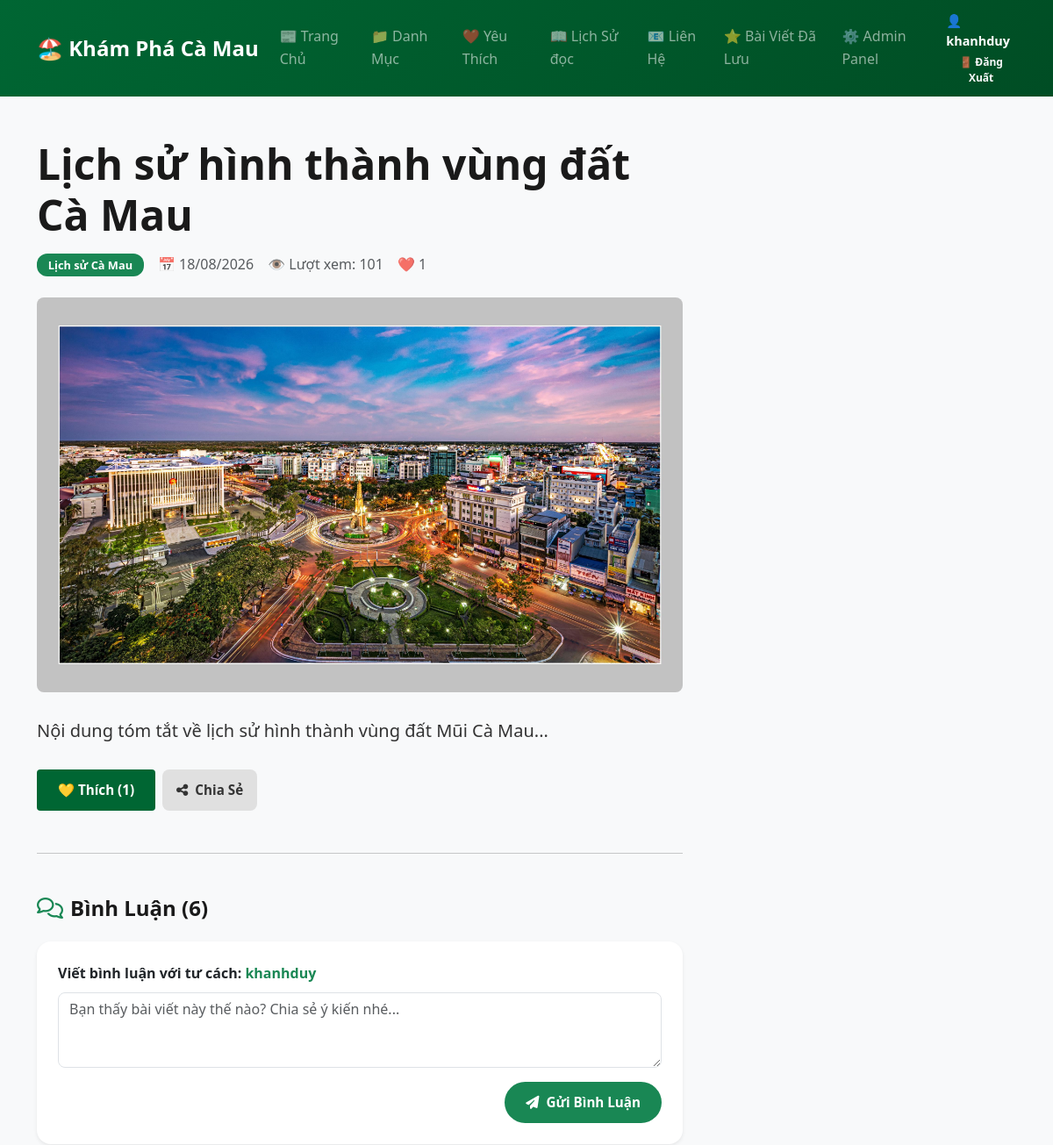
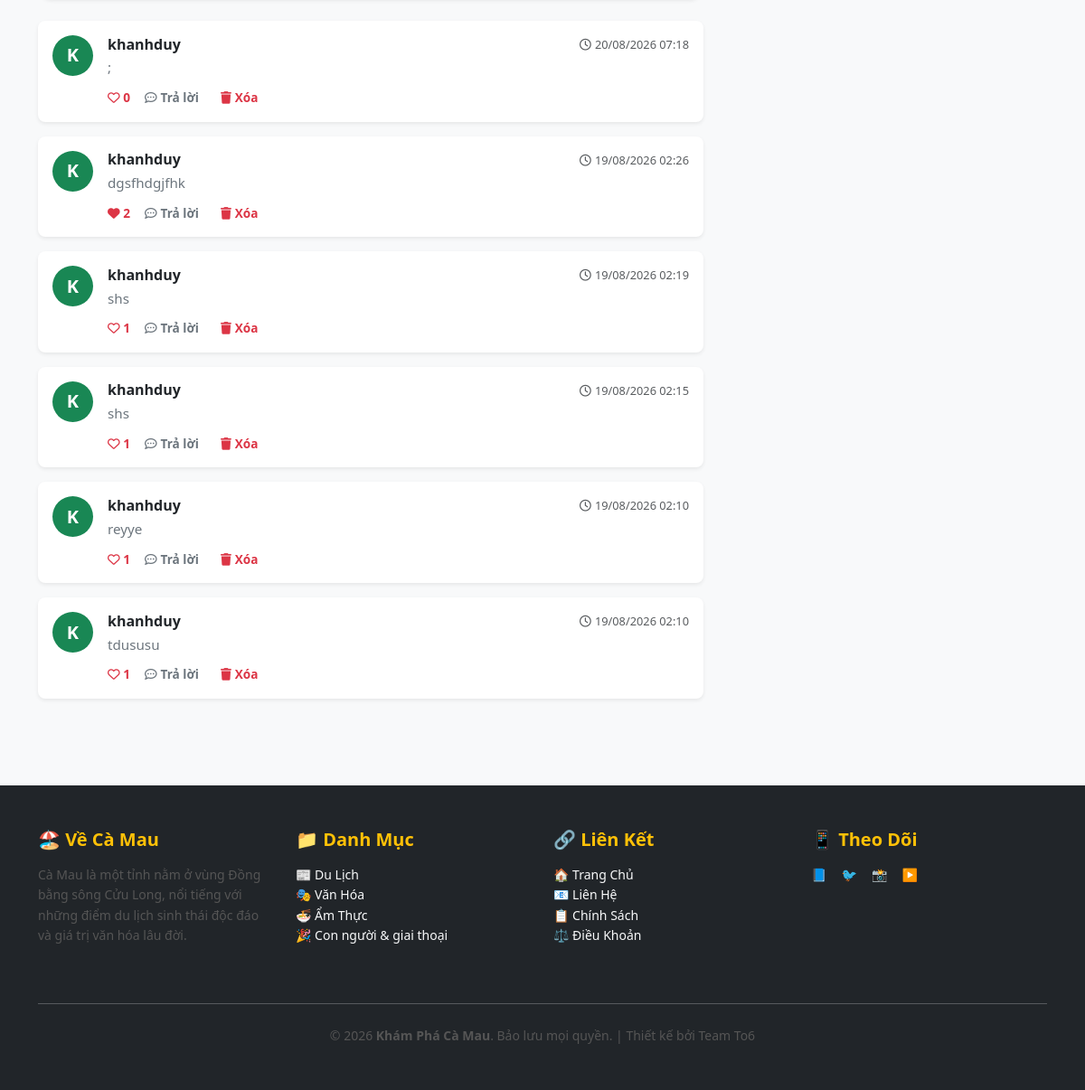
The app's page /detail.php?id=1 (signed in) with its own data (2 pictures, top to bottom).
### tables this page shows
CREATE TABLE `articles` (
  `id` int(11) NOT NULL,
  `category_id` int(11) DEFAULT NULL,
  `title` varchar(255) NOT NULL,
  `content` text NOT NULL,
  `image` varchar(255) DEFAULT NULL,
  `views` int(11) DEFAULT 0,
  `created_at` timestamp NOT NULL DEFAULT current_timestamp(),
  `status` varchar(20) DEFAULT 'approved'
);

CREATE TABLE `categories` (
  `id` int(11) NOT NULL,
  `category_name` varchar(100) NOT NULL,
  `description` text DEFAULT NULL
);

CREATE TABLE `comments` (
  `id` int(11) NOT NULL,
  `article_id` int(11) NOT NULL,
  `user_name` varchar(100) NOT NULL,
  `content` text NOT NULL,
  `created_at` timestamp NOT NULL DEFAULT current_timestamp(),
  `status` varchar(20) DEFAULT 'approved',
  `parent_id` int(11) DEFAULT NULL
);

### classes/Article.php (called while the page is built, shortened)
<?php
class Article {
    private $conn;
    public function __construct($conn) {
        $this->conn = $conn;
    }
    public function getById($id) {
        $stmt = $this->conn->prepare(
            "SELECT a.*, c.category_name,
            (SELECT COUNT(*) FROM likes l WHERE l.article_id = a.id) as real_likes
            FROM articles a
            LEFT JOIN categories c ON a.category_id = c.id
            WHERE a.id = ?"
        );
        $stmt->execute([$id]);
        return $stmt->fetch(PDO::FETCH_ASSOC);
    }
    public function getLikeCount($article_id) {
        $stmt = $this->conn->prepare("SELECT COUNT(*) FROM likes WHERE article_id = ?");
        $stmt->execute([$article_id]);
        return $stmt->fetchColumn();
    }
    public function isLikedByUser($article_id, $user_id) {
        $stmt = $this->conn->prepare("SELECT COUNT(*) FROM likes WHERE article_id = ? AND user_id = ?");
        $stmt->execute([$article_id, $user_id]);
        return $stmt->fetchColumn() > 0;
    }
}
?>

### includes/functions.php (called while the page is built, shortened)
<?php
function isLoggedIn() {
    return isset($_SESSION['user_id']) && !empty($_SESSION['user_id']);
}
function formatDate($date, $format = 'd/m/Y H:i') {
    return date($format, strtotime($date));
}
?>

### detail.php (the view, shortened to what this page needs)
<?php
require_once 'config/db.php';
require_once 'includes/functions.php';
require_once 'classes/Article.php';
require_once 'classes/Category.php';
$article_obj = new Article($pdo);
function getArticleImage($imageName) {
    $imageName = str_replace('assets/images/', 'assets/img/', $imageName);
    if (strpos($imageName, 'assets/img/') === 0) {
        return htmlspecialchars($imageName);
    }
    return 'assets/img/' . htmlspecialchars($imageName);
}
$article_id = $_GET['id'] ?? 0;
$article_obj->increaseViews($article_id);
$article = $article_obj->getById($article_id);
$likeCount = $article_obj->getLikeCount($article_id);
$userLiked = isLoggedIn() ? $article_obj->isLikedByUser($article_id, $_SESSION['user_id']) : false;
$isAdmin = false;
if (isLoggedIn()) {
    if ((isset($_SESSION['role']) && $_SESSION['role'] === 'admin') ||
        (isset($_SESSION['user_role']) && $_SESSION['user_role'] === 'admin') ||
        (isset($_SESSION['user']['role']) && $_SESSION['user']['role'] === 'admin') ||
        (function_exists('isAdmin') && isAdmin())) {
        $isAdmin = true;
    }
}
array_unshift($_SESSION['reading_history'], $article_id);
$sql_comments = "SELECT c.*,
                (SELECT COUNT(*) FROM comment_likes cl WHERE cl.comment_id = c.id) as like_count,
                (SELECT COUNT(*) FROM comment_likes cl WHERE cl.comment_id = c.id AND cl.user_id = ?) as is_liked
                FROM comments c
                WHERE c.article_id = ? AND c.parent_id IS NULL
                ORDER BY c.created_at DESC";
$stmt = $pdo->prepare($sql_comments);
$stmt->execute([$_SESSION['user_id'] ?? 0, $article_id]);
$comments = $stmt->fetchAll(PDO::FETCH_ASSOC);
?>
<!DOCTYPE html>
<html lang="vi">
<head>
    <link href="https://cdn.jsdelivr.net/npm/bootstrap@5.3.0/dist/css/bootstrap.min.css" rel="stylesheet">
    <link rel="stylesheet" href="https://cdnjs.cloudflare.com/ajax/libs/font-awesome/6.4.0/css/all.min.css">
    <link rel="stylesheet" href="css/style.css">
</head>
<body class="bg-light">
<?php require_once 'includes/header.php'; ?>
<main class="container-lg py-5">
    <div class="row">
        <div class="col-lg-8">
            <article>
                <h1 class="display-5 fw-bold mb-3"><?= htmlspecialchars($article['title']) ?></h1>
                <div class="d-flex gap-3 align-items-center mb-4 flex-wrap">
                    <span class="badge bg-success"><?= htmlspecialchars($article['category_name'] ?? 'Chung') ?></span>
                    <span class="text-muted">📅 <?= formatDate($article['created_at'], 'd/m/Y') ?></span>
                    <span class="text-muted">👁️ Lượt xem: <?= $article['views'] ?? 0 ?></span>
                    <span class="text-muted" id="like-count">❤️ <?= $likeCount ?></span>
                </div>
                <?php if (!empty($article['image'])): ?>
                    <img src="<?= getArticleImage($article['image']) ?>"
                         class="img-fluid rounded-3 mb-4 w-100"
                         style="max-height: 450px; object-fit: cover;"
                         alt="<?= htmlspecialchars($article['title']) ?>"
                         onerror="this.src='assets/img/bacbaphi.jpg';">
                <?php endif; ?>
                <div class="lead lh-lg mb-4"><?= nl2br(htmlspecialchars($article['content'])) ?></div>
                <div class="d-flex gap-2 mt-4">
                    <?php if (isLoggedIn()): ?>
                        <button class="btn <?= $userLiked ? 'btn-primary' : 'btn-outline-primary' ?>" id="like-btn" onclick="likeArticle(<?= $article_id ?>)">
                            <?= $userLiked ? '💛' : '❤️' ?> Thích (<span id="like-text"><?= $likeCount ?></span>)
                        </button>
                    <?php else: ?>
                        <a href="login.php" class="btn btn-outline-primary">❤️ Đăng nhập để thả cảm xúc</a>
                    <?php endif; ?>
                    <button class="btn btn-secondary px-3 py-2 fw-semibold rounded-3" onclick="shareArticle()">
                        <i class="fa-solid fa-share-nodes me-2"></i>Chia Sẻ
                    </button>
                </div>
            </article>
            <hr class="my-5">
            <section class="comments-section" id="comments">
                <h4 class="fw-bold mb-4"><i class="fa-regular fa-comments me-2 text-success"></i>Bình Luận (<?= count($comments) ?>)</h4>
                <div class="card border-0 shadow-sm rounded-4 p-4 mb-4 bg-white">
                    <?php if (isLoggedIn()): ?>
                        <form action="detail.php?id=<?= $article_id ?>#comments" method="POST">
                            <div class="mb-3">
                                <label for="comment_content" class="form-label fw-semibold">
                                    Viết bình luận với tư cách: <span class="text-success"><?= htmlspecialchars($_SESSION['username'] ?? '') ?></span>
                                </label>
                                <textarea class="form-control rounded-3" id="comment_content" name="comment_content" rows="3" placeholder="Bạn thấy bài viết này thế nào? Chia sẻ ý kiến nhé..." required></textarea>
                            </div>
                            <div class="text-end">
                                <button type="submit" class="btn btn-success px-4 rounded-pill fw-semibold">
                                    <i class="fa-solid fa-paper-plane me-1"></i> Gửi Bình Luận
                                </button>
                            </div>
                        </form>
                    <?php endif; ?>
                </div>
                <div class="comment-list d-flex flex-column gap-3">
                    <?php if (!empty($comments)): ?>
                        <?php foreach ($comments as $com):
                            $com_username = !empty($com['user_name']) ? $com['user_name'] : (!empty($com['username']) ? $com['username'] : 'Thành viên');
                        ?>
                            <div class="card border-0 shadow-sm rounded-3 p-3 bg-white">
                                <div class="d-flex align-items-start gap-3">
                                    <div class="bg-success text-white rounded-circle d-flex align-items-center justify-content-center fw-bold fs-5 flex-shrink-0" style="width: 45px; height: 45px;">
                                        <?= strtoupper(mb_substr($com_username, 0, 1)) ?>
                                    </div>
                                    <div class="flex-grow-1">
                                        <div class="d-flex justify-content-between align-items-center mb-1">
                                            <h6 class="fw-bold mb-0 text-dark"><?= htmlspecialchars($com_username) ?></h6>
                                            <small class="text-muted" style="font-size: 0.8rem;">
                                                <i class="fa-regular fa-clock me-1"></i><?= date('d/m/Y H:i', strtotime($com['created_at'])) ?>
                                            </small>
                                        </div>
                                        <p class="text-secondary mb-2" style="line-height: 1.5; font-size: 0.95rem;">
                                            <?= nl2br(htmlspecialchars($com['content'] ?? '')) ?>
                                        </p>
                                        <div class="d-flex align-items-center gap-3 pt-1">
                                            <button class="btn btn-sm text-danger border-0 p-0 btn-like-comment" data-id="<?= $com['id'] ?>">
                                                <i class="<?= $com['is_liked'] ? 'fa-solid' : 'fa-regular' ?> fa-heart"></i>
                                                <span class="like-count"><?= $com['like_count'] ?></span>
                                            </button>
                                            <?php if (isLoggedIn()): ?>
                                                <button class="btn btn-sm text-secondary border-0 p-0 btn-toggle-reply" data-id="<?= $com['id'] ?>" style="font-size: 0.85rem;">
                                                    <i class="fa-regular fa-comment-dots me-1"></i>Trả lời
                                                </button>
                                                <?php if ($isAdmin): ?>
                                                    <a href="delete_comment.php?id=<?= $com['id'] ?>" onclick="return confirm('Bạn có chắc chắn muốn xóa bình luận này không?')" class="btn btn-sm text-danger border-0 p-0 ms-2 text-decoration-none" style="font-size: 0.85rem;">
                                                        <i class="fa-solid fa-trash me-1"></i>Xóa
                                                    </a>
                                                <?php endif; ?>
                                            <?php endif; ?>
                                        </div>
                                    </div>
                                </div>
                            </div>
                        <?php endforeach; ?>
                    <?php endif; ?>
                </div>
            </section>
        </div>
        <div class="col-lg-4">
        </div>
    </div>
</main>
<?php require_once 'includes/footer.php'; ?>
</body>
</html>

### css/style.css (style rules this page uses)
* { margin: 0; padding: 0; box-sizing: border-box; }
html, body { font-family: 'Segoe UI', Tahoma, Geneva, Verdana, sans-serif; background-color: #f5f7fa; color: #333; line-height: 1.6; }
a { text-decoration: none; color: inherit; transition: all 0.3s ease; }
h1, h2, h3, h4, h5, h6 { color: #1a1a1a; margin-bottom: 1rem; font-weight: 600; }
h1 { font-size: 2.5rem; }
h4 { font-size: 1.5rem; }
h6 { font-size: 1rem; }
p { margin-bottom: 1rem; color: #555; }
.card { background: white; border-radius: 8px; overflow: hidden; box-shadow: 0 2px 8px rgba(0, 0, 0, 0.1); transition: box-shadow 0.3s ease; }
.btn { display: inline-block; padding: 0.75rem 1.5rem; border: none; border-radius: 4px; font-size: 0.95rem; font-weight: 600; cursor: pointer; transition: all 0.3s ease; text-decoration: none; }
.btn-primary { background: #006633; color: white; }
.btn-secondary { background: #e0e0e0; color: #333; }
.btn-sm { padding: 0.5rem 1rem; font-size: 0.85rem; }
input[type="text"], input[type="email"], input[type="password"], input[type="file"], select, textarea { width: 100%; padding: 0.75rem; border: 1px solid #ddd; border-radius: 4px; font-size: 1rem; font-family: inherit; transition: border-color 0.3s ease; }
textarea { resize: vertical; min-height: 150px; }
.badge { display: inline-block; padding: 0.4rem 0.8rem; border-radius: 12px; font-size: 0.8rem; font-weight: 600; }

### records on screen
articles: title "Lịch sử hình thành vùng đất Cà Mau", category.category_name "Lịch sử Cà Mau", created_at "18/08/2026", views "101", image (picture), content "Nội dung tóm tắt về lịch sử hình thành vùng đất Mũi Cà Mau..."
comments: user_name "K", user_name "khanhduy", created_at "20/08/2026 07:18", content ";", like_count "0"
comments: user_name "K", user_name "khanhduy", created_at "19/08/2026 02:26", content "dgsfhdgjfhk", like_count "2"
comments: user_name "K", user_name "khanhduy", created_at "19/08/2026 02:19", content "shs", like_count "1"
comments: user_name "K", user_name "khanhduy", created_at "19/08/2026 02:15", content "shs", like_count "1"
comments: user_name "K", user_name "khanhduy", created_at "19/08/2026 02:10", content "reyye", like_count "1"
comments: user_name "K", user_name "khanhduy", created_at "19/08/2026 02:10", content "tdususu", like_count "1"

### other values on screen
$_SESSION['username'] "khanhduy"
$likeCount "1"
count($comments) "6"
